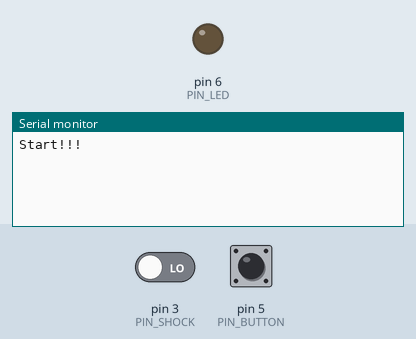
Simulated run of this sketch. Board: Arduino Uno, built with avr-gcc and run on an emulated ATmega328P. On the bench: output pins drawn as LEDs (lit = HIGH), the last lines printed to the serial monitor. Inputs (shaded band) come from the test bench; at power-on: pin 5 (PIN_BUTTON) LOW, pin 3 (PIN_SHOCK) LOW. Random numbers use the default seed unless the sketch sets one.

Above: at 1.2 s.
1.3 s: pin 5 (PIN_BUTTON) pulled HIGH for 0.15 s
At 2.5 s:
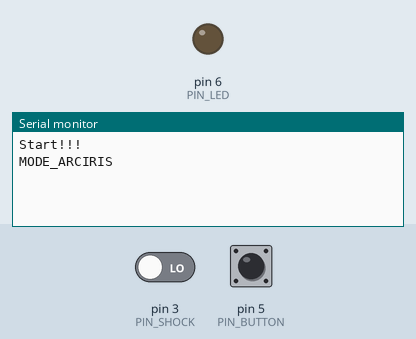
2.9 s: pin 5 (PIN_BUTTON) pulled HIGH for 1 s
At 3.7 s:
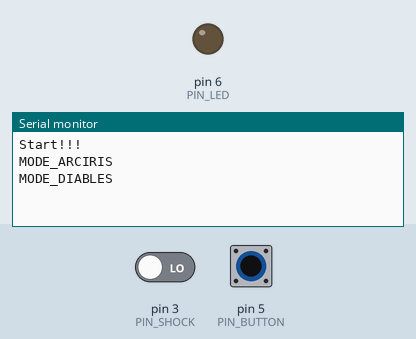

Measured:
- after the input at 1.3 s, the serial monitor: prints a new line at once (image 1)
- after the input at 2.9 s, the serial monitor: prints a new line at once (image 2)

The sketch:

Led_and_Shock.ino
```cpp
#include <Adafruit_NeoPixel.h>

#define PIN_SHOCK 3
#define PIN_BUTTON 5
#define PIN_LED 6
#define ARR_LEDS 8

#define MODE_DIABLES 1
#define MODE_ARCIRIS 2

Adafruit_NeoPixel strip = Adafruit_NeoPixel(ARR_LEDS, PIN_LED, NEO_RGB + NEO_KHZ800);

int delayVal = 10;
int mode = MODE_DIABLES;
int impactVal;
int buttonVal;

void setup() {

  pinMode(PIN_LED, OUTPUT);
  pinMode(PIN_BUTTON, INPUT);
  pinMode(PIN_SHOCK, INPUT);

  Serial.begin(9600);
  Serial.println("Start!!!");
}

void loop() {
  String res;
  long R = 255;
  long G = 0;
  long B = 0;

  impactVal = digitalRead(PIN_SHOCK);
  buttonVal = digitalRead(PIN_BUTTON);

  if(buttonVal == 1){
    switch(mode){
      case MODE_DIABLES:
        mode = MODE_ARCIRIS;
        res = "MODE_ARCIRIS";
        break;

      case MODE_ARCIRIS:
        mode = MODE_DIABLES;
        res = "MODE_DIABLES";
        break;

      default:
        mode = MODE_DIABLES;
        res = "MODE_DIABLES";
        break;
    }
    Serial.println(res);
    delay(1000);
  }

  while((impactVal == 1)){
    if(mode == MODE_ARCIRIS){
      R = random(0, 255);
      G = random(0, 255);
      B = random(0, 255);
    }
    LedsOn(R, G, B);
    delay(delayVal);
    impactVal = digitalRead(PIN_SHOCK);
  }

  LedsOn(0, 0, 0);
}

void LedsOn(long R, long G, long B){

  for(int i=0; i<ARR_LEDS; i++){
    strip.setPixelColor(i, strip.Color(G, R, B)); // GRB
  }
  strip.show();
}
```
